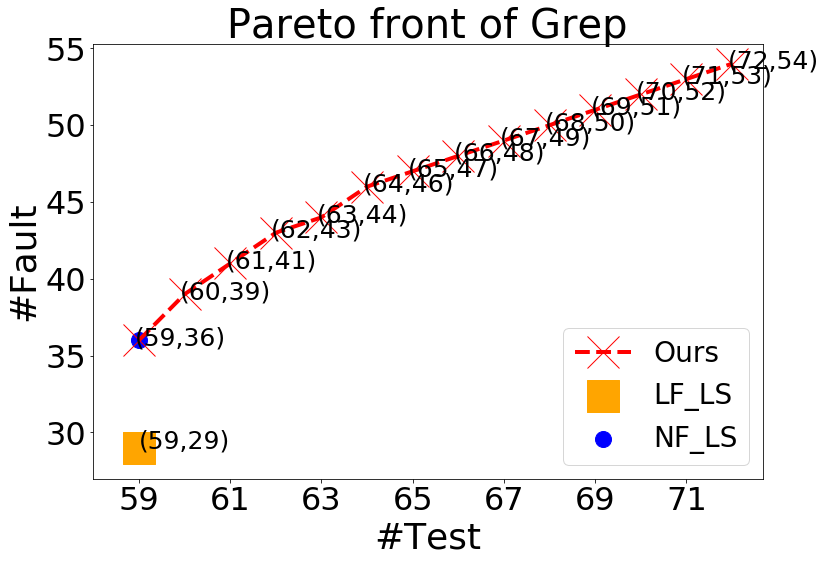

Write the Python code that produced this figure.
# -*- coding: utf-8 -*-
"""
Created on Fri Dec  7 20:53:57 2018

@author: allen
"""

import matplotlib.pyplot as plt
import numpy as np 

LFLS_x = [59]
LFLS_y = [29]
NFLS_x = [59]
NFLS_y = [36]
Ours_x= [59,60,61,62,63,64,65,66,67,68,69,70,71,72]
Ours_y= [36,39,41,43,44,46,47,48,49,50,51,52,53,54]

my_x_ticks = np.arange(59, 73, 2) #显示范围为-5至5，每0.5显示一刻度
#my_y_ticks = np.arange(-2, 2, 0.2)      #显示范围为-2至2，每0.2显示一刻度
plt.xticks(my_x_ticks)
#plt.yticks(my_y_ticks)
  
params = {'font.size':'25', 'axes.titlesize':'40',  'lines.markersize': '32','axes.labelsize': '36','xtick.labelsize': '32','ytick.labelsize': '32', 'lines.linewidth': '4',
'legend.fontsize': '28', 'figure.figsize': '12, 8'}  # set figure size }
plt.rcParams.update(params)
plt.plot(Ours_x,Ours_y,linestyle='--', marker='x', color='r')
plt.scatter(LFLS_x,LFLS_y, marker='s', color='orange')
plt.scatter(NFLS_x,NFLS_y, marker='.', color='b')

for a,b in zip(Ours_x, Ours_y): 
    plt.annotate('('+str(a)+','+str(b)+')',xy=(a-0.1,b-0.3))
for a,b in zip(LFLS_x, LFLS_y): 
    plt.annotate('('+str(a)+','+str(b)+')',xy=(a,b))
plt.legend(['Ours','LF_LS', 'NF_LS'], loc='lower right')
plt.title("Pareto front of Grep")
plt.xlabel("#Test")
plt.ylabel("#Fault")
           
fig = plt.gcf()
plt.show()
fig.set_size_inches(7,5)
fig.savefig('bi_grep_plot.png')
